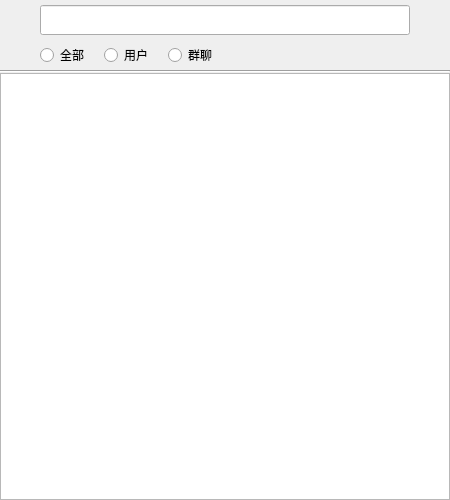
<?xml version="1.0" encoding="UTF-8"?>
<ui version="4.0">
 <class>GlobalSearchPage</class>
 <widget class="QWidget" name="GlobalSearchPage">
  <property name="geometry">
   <rect>
    <x>0</x>
    <y>0</y>
    <width>450</width>
    <height>500</height>
   </rect>
  </property>
  <property name="minimumSize">
   <size>
    <width>450</width>
    <height>500</height>
   </size>
  </property>
  <property name="maximumSize">
   <size>
    <width>450</width>
    <height>500</height>
   </size>
  </property>
  <property name="windowTitle">
   <string>Form</string>
  </property>
  <layout class="QVBoxLayout" name="verticalLayout">
   <property name="spacing">
    <number>0</number>
   </property>
   <property name="leftMargin">
    <number>0</number>
   </property>
   <property name="topMargin">
    <number>0</number>
   </property>
   <property name="rightMargin">
    <number>0</number>
   </property>
   <property name="bottomMargin">
    <number>0</number>
   </property>
   <item>
    <widget class="QWidget" name="widget" native="true">
     <property name="minimumSize">
      <size>
       <width>0</width>
       <height>40</height>
      </size>
     </property>
     <property name="maximumSize">
      <size>
       <width>16777215</width>
       <height>40</height>
      </size>
     </property>
     <layout class="QHBoxLayout" name="horizontalLayout">
      <property name="spacing">
       <number>0</number>
      </property>
      <property name="leftMargin">
       <number>0</number>
      </property>
      <property name="topMargin">
       <number>0</number>
      </property>
      <property name="rightMargin">
       <number>0</number>
      </property>
      <property name="bottomMargin">
       <number>0</number>
      </property>
      <item>
       <spacer name="horizontalSpacer">
        <property name="orientation">
         <enum>Qt::Orientation::Horizontal</enum>
        </property>
        <property name="sizeType">
         <enum>QSizePolicy::Policy::Fixed</enum>
        </property>
        <property name="sizeHint" stdset="0">
         <size>
          <width>40</width>
          <height>20</height>
         </size>
        </property>
       </spacer>
      </item>
      <item>
       <widget class="CustomLineEdit" name="global_search_edit">
        <property name="sizePolicy">
         <sizepolicy hsizetype="Expanding" vsizetype="Fixed">
          <horstretch>0</horstretch>
          <verstretch>30</verstretch>
         </sizepolicy>
        </property>
        <property name="minimumSize">
         <size>
          <width>0</width>
          <height>30</height>
         </size>
        </property>
       </widget>
      </item>
      <item>
       <spacer name="horizontalSpacer_2">
        <property name="orientation">
         <enum>Qt::Orientation::Horizontal</enum>
        </property>
        <property name="sizeType">
         <enum>QSizePolicy::Policy::Fixed</enum>
        </property>
        <property name="sizeHint" stdset="0">
         <size>
          <width>40</width>
          <height>20</height>
         </size>
        </property>
       </spacer>
      </item>
     </layout>
    </widget>
   </item>
   <item>
    <widget class="QWidget" name="widget_2" native="true">
     <property name="minimumSize">
      <size>
       <width>0</width>
       <height>30</height>
      </size>
     </property>
     <property name="maximumSize">
      <size>
       <width>16777215</width>
       <height>30</height>
      </size>
     </property>
     <layout class="QHBoxLayout" name="horizontalLayout_2">
      <property name="spacing">
       <number>0</number>
      </property>
      <property name="leftMargin">
       <number>0</number>
      </property>
      <property name="topMargin">
       <number>5</number>
      </property>
      <property name="rightMargin">
       <number>0</number>
      </property>
      <property name="bottomMargin">
       <number>5</number>
      </property>
      <item>
       <spacer name="horizontalSpacer_3">
        <property name="orientation">
         <enum>Qt::Orientation::Horizontal</enum>
        </property>
        <property name="sizeType">
         <enum>QSizePolicy::Policy::Fixed</enum>
        </property>
        <property name="sizeHint" stdset="0">
         <size>
          <width>40</width>
          <height>20</height>
         </size>
        </property>
       </spacer>
      </item>
      <item>
       <widget class="QRadioButton" name="all_btn">
        <property name="text">
         <string>全部</string>
        </property>
       </widget>
      </item>
      <item>
       <spacer name="horizontalSpacer_4">
        <property name="orientation">
         <enum>Qt::Orientation::Horizontal</enum>
        </property>
        <property name="sizeType">
         <enum>QSizePolicy::Policy::Fixed</enum>
        </property>
        <property name="sizeHint" stdset="0">
         <size>
          <width>15</width>
          <height>20</height>
         </size>
        </property>
       </spacer>
      </item>
      <item>
       <widget class="QRadioButton" name="user_btn">
        <property name="text">
         <string>用户</string>
        </property>
       </widget>
      </item>
      <item>
       <spacer name="horizontalSpacer_5">
        <property name="orientation">
         <enum>Qt::Orientation::Horizontal</enum>
        </property>
        <property name="sizeType">
         <enum>QSizePolicy::Policy::Fixed</enum>
        </property>
        <property name="sizeHint" stdset="0">
         <size>
          <width>15</width>
          <height>20</height>
         </size>
        </property>
       </spacer>
      </item>
      <item>
       <widget class="QRadioButton" name="group_btn">
        <property name="text">
         <string>群聊</string>
        </property>
       </widget>
      </item>
      <item>
       <spacer name="horizontalSpacer_6">
        <property name="orientation">
         <enum>Qt::Orientation::Horizontal</enum>
        </property>
        <property name="sizeHint" stdset="0">
         <size>
          <width>258</width>
          <height>20</height>
         </size>
        </property>
       </spacer>
      </item>
     </layout>
    </widget>
   </item>
   <item>
    <widget class="Line" name="global_search_line">
     <property name="orientation">
      <enum>Qt::Orientation::Horizontal</enum>
     </property>
    </widget>
   </item>
   <item>
    <widget class="SearchUserList" name="global_search_list"/>
   </item>
  </layout>
 </widget>
 <customwidgets>
  <customwidget>
   <class>CustomLineEdit</class>
   <extends>QLineEdit</extends>
   <header>customizeedit.h</header>
  </customwidget>
  <customwidget>
   <class>SearchUserList</class>
   <extends>QListWidget</extends>
   <header location="global">searchuserlist.h</header>
  </customwidget>
 </customwidgets>
 <resources/>
 <connections/>
</ui>
